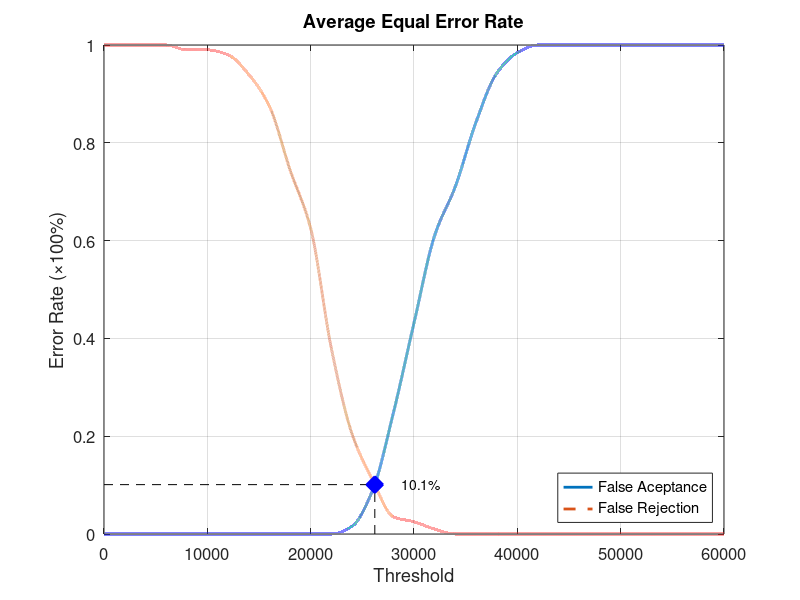
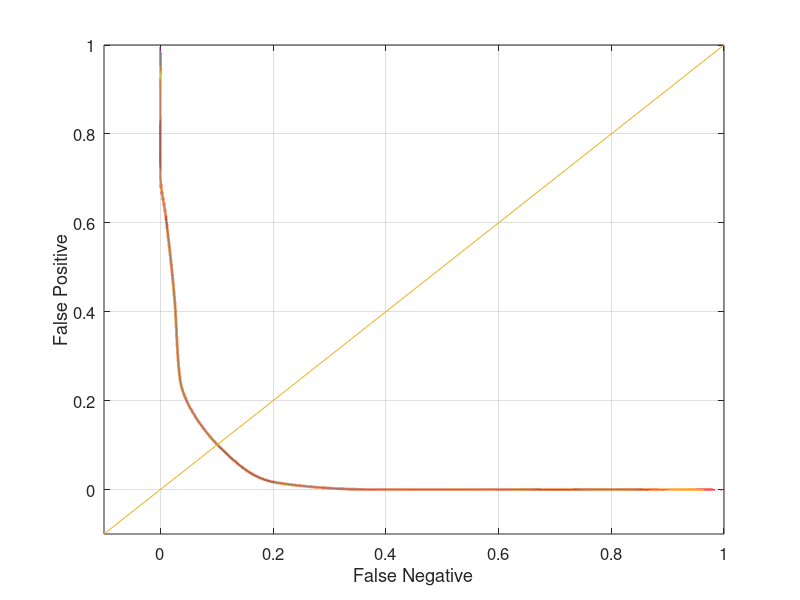

Write the MATLAB code that produced these figures, in order.
function yEER = Database1_2
close all;
clear;
clc;
x = 0:2000:60000;
xq = 0:0.5:60000;

y0 = [0 0 0 0 0 0 0 0 0 0 0 0 0.0157895 0.0894737 0.247368 0.431579 0.610526 0.710526 0.842105 0.942105 0.984211 1 1 1 1 1 1 1 1 1 1];
yy0 = interp1(x, y0, xq, 'pchip');
y1 = [1 1 1 1 0.99 0.99 0.98 0.94 0.875 0.745 0.625 0.38 0.205 0.11 0.035 0.025 0.01 0 0 0 0 0 0 0 0 0 0 0 0 0 0];
yy1 = interp1(x, y1, xq, 'pchip');

% Calculating EER: 
y2 = abs(y0 - y1);
find(y2 == min(y2))
yy2 = abs(yy0 - yy1);
xEER = find(yy2 == min(yy2));
xEERIndex = xq(xEER) % X-axis EER
yEER = yy0(xEER) % Y-axis EER

main = figure
plot(xq, yy0,'-','LineWidth', 2);	hold on
plot(xq, yy1,'--','LineWidth', 2);	hold on
plot([xEERIndex xEERIndex], [0 yEER], 'k--');	hold on
plot([0 xEERIndex], [yEER yEER], 'k--');	hold on
plot(xEERIndex, yEER, 'bx', 'LineWidth', 10);	hold on
text(xEERIndex + 10 * xEERIndex / 100, yEER, [num2str(round((10000 * yEER)) / 100) '%'])
legend('False Aceptance', 'False Rejection', 'Location', 'SouthEast')
xlabel('Threshold')
ylabel('Error Rate (\times100%)')
title('Average Equal Error Rate')
set(gca, 'FontSize', 12)
axis([0 60000 0 1])
grid on

print(main, 'Database1_2Main', '-dpng');
FNRxFPR = figure('Color', [1 1 1]);
plot(yy1, yy0, '-', yy1, yy0, 'LineWidth', 2);
hold on
y = -0.1:0.1:1
plot(y, y); 
set(gca, 'FontSize', 12)
xlabel('False Negative')
ylabel('False Positive')
axis([-0.1 1 -0.1 1])
set(gca, 'FontSize', 12)
grid on

print(FNRxFPR, 'Database1_2FNRxFPR','-dpng');
end
